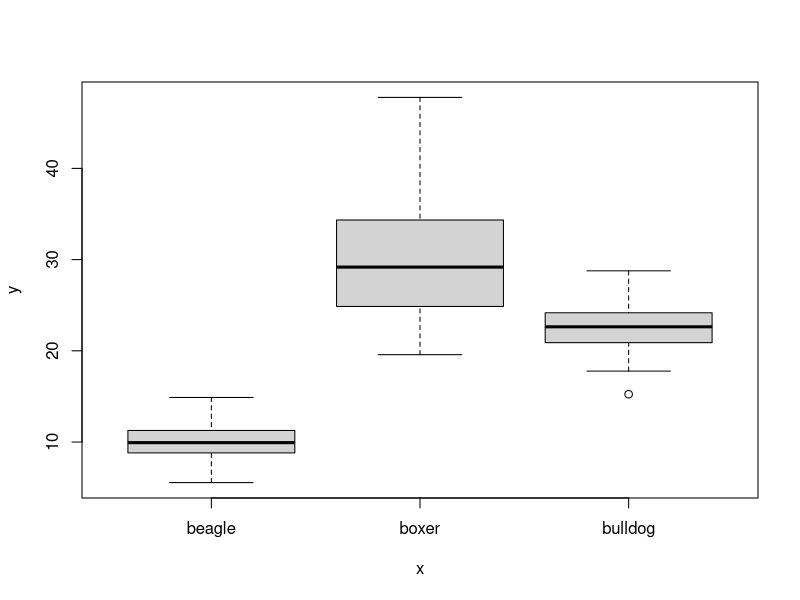

Write R code to recreate this figure. (Note: this script raises an error after producing the figure.)
## ---- chunk 1
# please do not alter this code chunk
knitr::opts_chunk$set(echo = FALSE, 
                      warning = FALSE,
                      message = FALSE, 
                      error = TRUE)
library(tidyverse)
library(cowplot)

# install the class package dataskills
# devtools::install_github("psyteachr/msc-data-skills)
# or download data from the website
# https://psyteachr.github.io/msc-data-skills/data/data.zip
## ---- chunk 2
# do not edit this chunk
# dog weights estimated from http://petobesityprevention.org/ideal-weight-ranges/

set.seed(0) # makes sure random numbers are reproducible

dogs <- tibble(
  breed = as.factor(rep(c("beagle", "boxer", "bulldog"), each = 100)),
  weight = c(
    rnorm(100, 10, 2),
    rnorm(100, 30.5, 6.5),
    rnorm(100, 22.5, 2.5)
  )
)

plot(x=dogs$breed,y=dogs$weight)
## ---- chunk 3
dog_violin <- NULL

dog_violin # prints the plot below
## ---- chunk 4
dog_boxplot <- NULL

dog_boxplot # prints the plot below
## ---- chunk 5
dog_density <- NULL

dog_density # prints the plot below
## ---- chunk 6
dog_column <- NULL

dog_column # prints the plot below
## ---- chunk 7
dog_grid <- NULL

dog_grid # prints the plot below
## ---- chunk 8
# Hint: you can add changes to an existing plot, e.g.:
# dog_density + xlim(0, 100)


## ---- chunk 9
# do not change; displays the images saved above
knitr::include_graphics("dog_violin.png")
knitr::include_graphics("dog_boxplot.png")
knitr::include_graphics("dog_density.png")
knitr::include_graphics("dog_column.png")
## ---- chunk 10

disgust_lineplot <- 

disgust_lineplot # prints the plot below
## ---- chunk 11
disgust_heatmap <- NULL

disgust_heatmap # prints the plot below
## ---- chunk 12
disgust_density <- NULL

disgust_density # prints the plot below
## ---- chunk 13
# Hint: set up your 9 separate plots first

disgust_grid <- NULL

disgust_grid # prints the plot below
## ---- chunk 14
word_by_ink <- NULL

word_by_ink # prints the plot below
